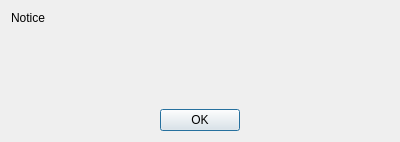
<?xml version="1.0" encoding="UTF-8"?>
<ui version="4.0">
 <class>NoticeDialog</class>
 <widget class="QDialog" name="NoticeDialog">
  <property name="geometry">
   <rect>
    <x>0</x>
    <y>0</y>
    <width>400</width>
    <height>142</height>
   </rect>
  </property>
  <property name="windowTitle">
   <string>Notice</string>
  </property>
  <layout class="QGridLayout" name="gridLayout">
   <item row="0" column="0">
    <widget class="QLabel" name="noticeLabel">
     <property name="text">
      <string>Notice</string>
     </property>
     <property name="wordWrap">
      <bool>true</bool>
     </property>
     <property name="openExternalLinks">
      <bool>true</bool>
     </property>
    </widget>
   </item>
   <item row="1" column="0">
    <spacer name="verticalSpacer">
     <property name="orientation">
      <enum>Qt::Vertical</enum>
     </property>
     <property name="sizeHint" stdset="0">
      <size>
       <width>20</width>
       <height>40</height>
      </size>
     </property>
    </spacer>
   </item>
   <item row="2" column="0">
    <widget class="QDialogButtonBox" name="buttonBox">
     <property name="standardButtons">
      <set>QDialogButtonBox::Ok</set>
     </property>
     <property name="centerButtons">
      <bool>true</bool>
     </property>
    </widget>
   </item>
  </layout>
 </widget>
 <resources/>
 <connections/>
</ui>
